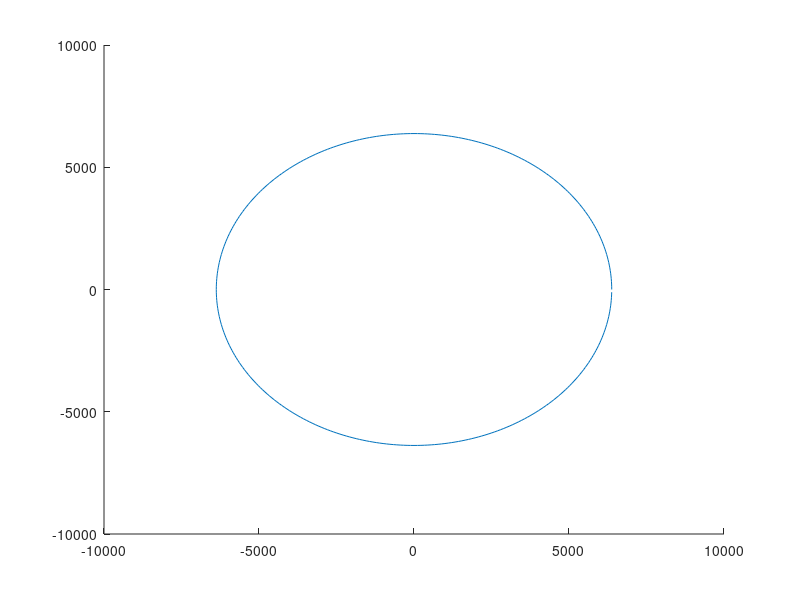

The MATLAB source for this figure: (Note: this script raises an error after producing the figure.)
%% LOAD PARAMETERS

% All parameters based on km and s

rEarth = 6378; 
muEarth = 398600;

r0Debris = [2000 + rEarth, 0, 0];
v0Debris = [0, 8, 0];
hDebris = 0;
iDebris = 0;
raDebris = 0;
eDebris = 0.5;
perDebris = 0;
thetaDebris = 0;
orbitTypeDebris = "prograde"; % Alt: retrograde


%% TWO BODY SIMULATION

r0 = r0Debris;
v0 = v0Debris;
h = norm(cross(r0, v0));
mu = muEarth;
e = eDebris;

angleDiff = 1;
numPoints = 360 / angleDiff;

theta = 0;
rEarthX = zeros( numPoints );
rEarthY = zeros( numPoints );

for counter = [1 : numPoints]
    rEarthX( counter ) = rEarth * cosd( theta );
    rEarthY( counter ) = rEarth * sind( theta );
    theta = theta + angleDiff;
end

figure(1);
hold on;
plot(rEarthX, rEarthY);


for e = [0.1 : 0.05 : 0.4]
    [rX, rY] = orbitPoints(h, mu, e, numPoints);
    plot( rX, rY );
end

hold off;


%% ORBIT DETERMINATION
 
% Program calculates thruster momentum and angle required to reach posEnd
% given posStart, vStart, deltaTime and massSatellite. Assumes thruster
% points in opposite direction of vStart.


posStart = [5000, 10000, 2100];
vStart = [-1.9925, 1.9254, 3.2456];
posEnd = [-14600, 2500, 7000];
deltaTime = 3600;

massSatellite = 1.3;

rStart = norm( posStart );
rEnd = norm( posEnd );


deltaTheta = acosd( dot( posStart, posEnd ) / (rStart * rEnd) );

wOrbit = cross( posStart, posEnd );
if ((wOrbit(3) < 0 && orbitTypeDebris == "prograde") || (~(wOrbit(3) < 0 ) && orbitTypeDebris == "retrograde"))
    deltaTheta = 360 - deltaTheta;
end

A = sind( deltaTheta ) * sqrt( (rStart * rEnd) / (1 - cosd( deltaTheta ) ) );

% TODO: Find first estimate expression
z0 = 1; 
z1 = newtonStep( z0, rStart, rEnd, A, mu, deltaTime );

tolerance = 0.00001;
while abs( z1 - z0 ) > tolerance

    z0 = z1;
    z1 = newtonStep( z0, rStart, rEnd, A, mu, deltaTime );

end

z = z1;


% Calculating Lagrange constants
f = 1 - (y( z, rStart, rEnd, A ) / rStart);
g = A * sqrt( y( z, rStart, rEnd, A ) / mu);
df = (sqrt( mu ) / (rStart * rEnd)) * sqrt( y( z, rStart, rEnd, A ) / C( z ) ) * (z * S( z ) - 1);
dg = 1 - (y( z, rStart, rEnd, A ) / rEnd);

% Calculating required velocity in startPosition to arrive at endPosition
% in deltaT seconds
vRequired = (1 / g) * (posEnd - f * posStart)

% Change in velocity required
deltaV = vStart - vRequired;

% Momentum that thruster must provide
deltaH = deltaV * massSatellite

fThruster = norm( deltaH ) % Newtons

% Theta defined as angle in XY plane
thetaThruster = acosd( dot( vStart(1:2) , vRequired(1:2) ) / (norm( vStart(1:2) ) * norm( vRequired(1:2) ))) 

% Phi defined as angle in ZX plane
phiThruster = acosd( dot( vStart(1,3) , vRequired(1,3) ) / (norm( vStart(1,3) ) * norm( vRequired(1,3) )))


function z1 = newtonStep( z0, r1, r2, A, mu, deltaT )

    z1 = z0 - (F( z0, r1, r2, A, mu, deltaT ) / dF( z0, r1, r2, A ));

end
    
    
function val = dF( z, r1, r2, A )

    if z == 0
        val = (sqrt( 2 ) / 40) * y( 0, r1, r2, A )^(3 / 2) + (A / 8) * (sqrt( y( 0, r1, r2, A ) ) + A * sqrt( 1 / (2 * y( 0, r1, r2, A ) ) ));
    else
        val = (y( z, r1, r2, A ) / C( z ))^(3/2) * ((1 / (2 * z)) * (C( z ) - (3 / 2) * (S( z )^2 / C( z ))) + (3 / 4) * (S( z )^2 / C( z ))) + (A / 8) * (3 * (S(z ) / C( z )) * sqrt( y( z, r1, r2, A ) ) + A * sqrt( C( z ) / y( z, r1, r2, A )));
    end
    
end

function val = F( z, r1, r2, A, mu, deltaT )

    val = (y( z, r1, r2, A ) / C( z ))^(3 / 2) * S( z ) + A * sqrt( y( z, r1, r2, A ) ) - sqrt( mu ) * deltaT;

end
    

function val = y( z, r1, r2, A )

    val = r1 + r2 + A * ((z * S( z ) - 1) / sqrt( C( z ) ));
end


function val = S( z )

    if z > 0
        val = (sqrt( z ) - sin( sqrt( z ) )) / (sqrt( z ))^3;
    elseif z < 0
        val = (sinh( sqrt( -z ) ) - sqrt( -z )) / (sqrt( -z ))^3;
    else
        val = 1 / 6;
    end

end

function val = C( z )

    if z > 0
        val = (1 - cos( sqrt( z ) )) / z;
    elseif z < 0
        val = (cosh( sqrt( -z ) ) - 1) / -z;
    else
        val = 1 / 2;
    end

end

function [rX, rY] = orbitPoints(h, mu, e, numPoints)

    r = zeros( numPoints );
    rX = zeros( numPoints );
    rY = zeros( numPoints );
    theta = 0;
    angleDiff = 360 / numPoints;
    for counter = [1 : numPoints]
        r( counter ) = ( h^2 / mu ) * 1 / ( 1 + e * cosd( theta ) );
        rX( counter ) = r( counter ) * cosd( theta );
        rY( counter ) = r( counter ) * sind( theta );
        theta = theta + angleDiff;
    end

end
